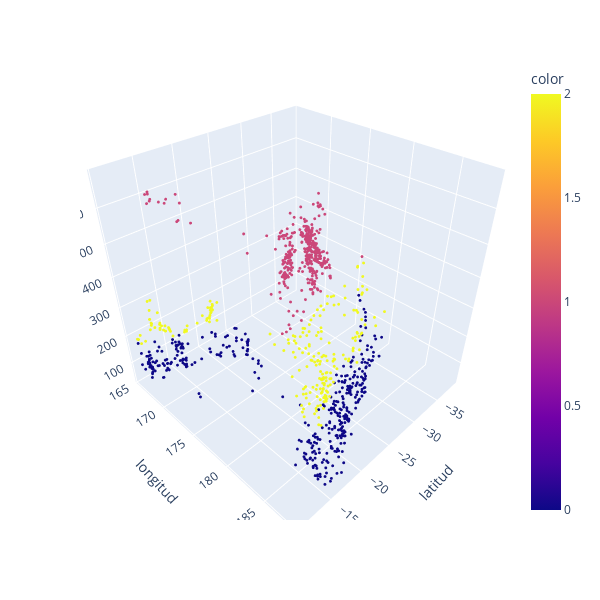

Notebook source saved alongside this figure:
### Markdown cell above
#### Resultado de agrupamiento con k-means, k=3

### Code cell
figure = px.scatter_3d(datos, x="latitud", y="longitud", z="profundidad",color=pred, width=600, height=600)
figure.update_traces(marker_size = 1)
figure.show()

### Figure 1 — Plotly figure (JSON) as saved in the notebook; plotly's stock layout.template omitted (floating-point values rounded to 4 significant figures; data arrays with more than 128 entries replaced by an {"elided": "..."} marker saying what was removed)
{"data": [{"hovertemplate": "latitud=%{x}<br>longitud=%{y}<br>profundidad=%{z}<br>color=%{marker.color}<extra></extra>", "legendgroup": "", "marker": {"color": {"elided": "1000 int values"}, "coloraxis": "coloraxis", "size": 1, "symbol": "circle"}, "mode": "markers", "name": "", "scene": "scene", "showlegend": false, "type": "scatter3d", "x": {"elided": "1000 float values"}, "y": {"elided": "1000 float values"}, "z": {"elided": "1000 int values"}}], "layout": {"coloraxis": {"colorbar": {"title": {"text": "color"}}, "colorscale": [[0, "#0d0887"], [0.1111, "#46039f"], [0.2222, "#7201a8"], [0.3333, "#9c179e"], [0.4444, "#bd3786"], [0.5556, "#d8576b"], [0.6667, "#ed7953"], [0.7778, "#fb9f3a"], [0.8889, "#fdca26"], [1, "#f0f921"]]}, "height": 600, "legend": {"tracegroupgap": 0}, "margin": {"t": 60}, "scene": {"domain": {"x": [0, 1], "y": [0, 1]}, "xaxis": {"title": {"text": "latitud"}}, "yaxis": {"title": {"text": "longitud"}}, "zaxis": {"title": {"text": "profundidad"}}}, "width": 600}}
